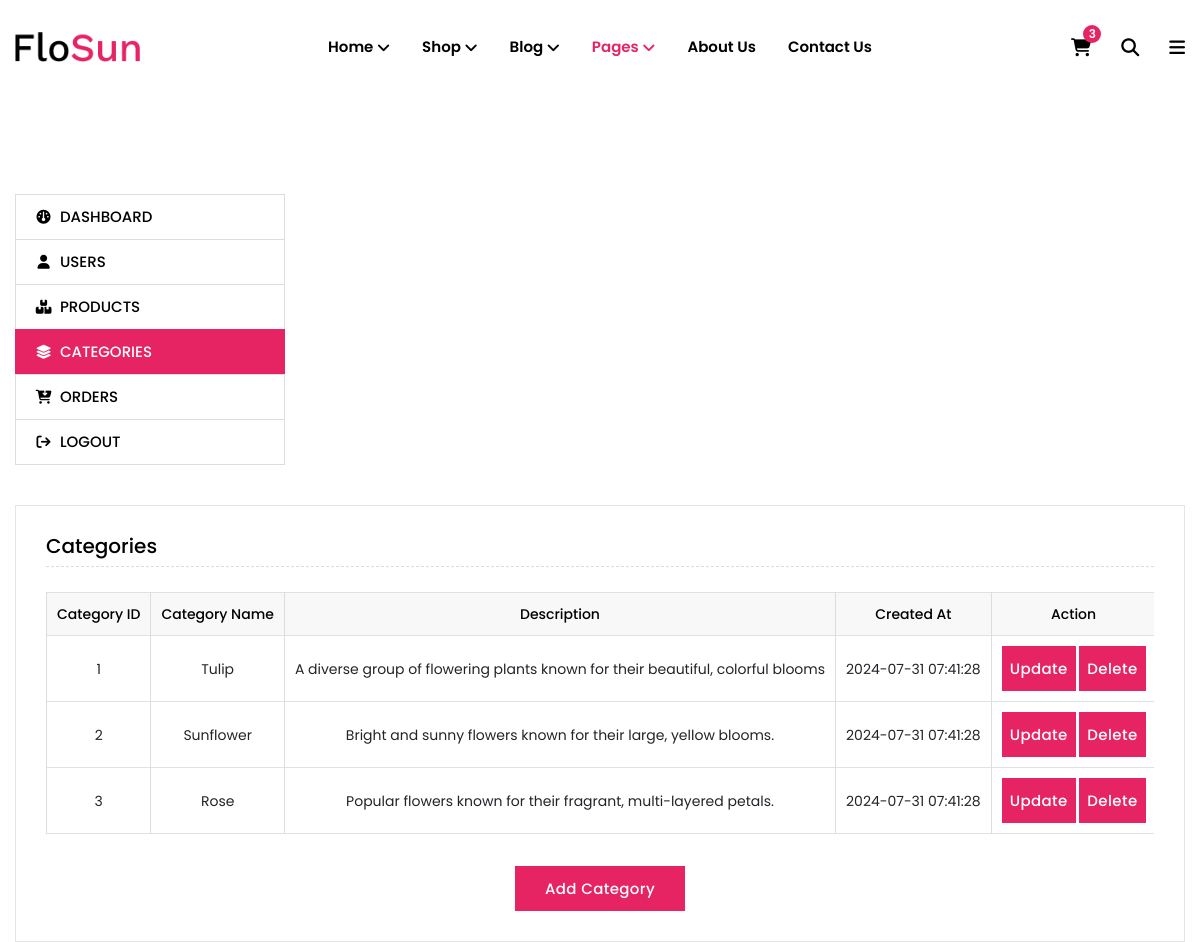
/Admincategories.php (signed in), run on the app's committed database.
### tables this page shows
CREATE TABLE `categories` (
  `category_id` int(11) NOT NULL,
  `name` varchar(50) NOT NULL,
  `description` text DEFAULT NULL,
  `created_at` timestamp NOT NULL DEFAULT current_timestamp()
);

### Admincategories.php (the view, shortened to what this page needs)
<?php
    require_once("config.php");
  function db_get(string $table, string $condition): mixed
    {
        global $conn;
        $sql = "SELECT * FROM categories " .  $condition;
        $query = mysqli_query($conn, $sql);
        $num = mysqli_num_rows($query);
        return [
            'num' => $num,
            'query' => $query
        ];
    }
    $data = db_get("categories","");
?>
<!DOCTYPE html>
<html class="no-js" lang="en">
  <head>
    <link rel="stylesheet" href="assets/css/vendor/bootstrap.min.css" />
    <link rel="stylesheet" href="assets/css/vendor/font.awesome.min.css" />
    <link rel="stylesheet" href="https://cdnjs.cloudflare.com/ajax/libs/font-awesome/6.6.0/css/all.min.css" />
    <link rel="stylesheet" href="assets/css/vendor/linearicons.min.css" />
    <link rel="stylesheet" href="assets/css/plugins/swiper-bundle.min.css" />
    <link rel="stylesheet" href="assets/css/plugins/animate.min.css" />
    <link rel="stylesheet" href="assets/css/plugins/jquery-ui.min.css" />
    <link rel="stylesheet" href="assets/css/plugins/nice-select.min.css" />
    <link rel="stylesheet" href="assets/css/plugins/magnific-popup.css" />
    <link rel="stylesheet" href="assets/css/style.css" />
  </head>
  <body>
     <header class="main-header-area">
      <div class="main-header header-sticky">
        <div class="container custom-area">
          <div class="row align-items-center">
            <div class="col-lg-2 col-xl-2 col-md-6 col-6 col-custom">
              <div class="header-logo d-flex align-items-center">
                <a href="index.html">
                  <img
                    class="img-full"
                    src="assets/images/logo/logo.png"
                    alt="Header Logo"
                  />
                </a>
              </div>
            </div>
            <div
              class="col-lg-8 d-none d-lg-flex justify-content-center col-custom"
            >
              <nav class="main-nav d-none d-lg-flex">
                <ul class="nav">
                  <li>
                    <a href="index.html">
                      <span class="menu-text"> Home</span>
                      <i class="fa fa-angle-down"></i>
                    </a>
                  </li>
                  <li>
                    <a href="shop.html">
                      <span class="menu-text">Shop</span>
                      <i class="fa fa-angle-down"></i>
                    </a>
                  </li>
                  <li>
                    <a href="blog-details-fullwidth.html">
                      <span class="menu-text"> Blog</span>
                      <i class="fa fa-angle-down"></i>
                    </a>
                  </li>
                  <li>
                    <a class="active" href="#">
                      <span class="menu-text"> Pages</span>
                      <i class="fa fa-angle-down"></i>
                    </a>
                  </li>
                  <li>
                    <a href="about-us.html">
                      <span class="menu-text"> About Us</span>
                    </a>
                  </li>
                  <li>
                    <a href="contact-us.html">
                      <span class="menu-text">Contact Us</span>
                    </a>
                  </li>
                </ul>
              </nav>
            </div>
            <div class="col-lg-2 col-md-6 col-6 col-custom">
              <div class="header-right-area main-nav">
                <ul class="nav">
                  <li class="minicart-wrap">
                    <a href="#" class="minicart-btn toolbar-btn">
                      <i class="fa fa-shopping-cart"></i>
                      <span class="cart-item_count">3</span>
                    </a>
                  </li>
                  <li class="sidemenu-wrap">
                    <a href="#"><i class="fa fa-search"></i> </a>
                  </li>
                  <li class="account-menu-wrap d-none d-lg-flex">
                    <a href="#" class="off-canvas-menu-btn">
                      <i class="fa fa-bars"></i>
                    </a>
                  </li>
                </ul>
              </div>
            </div>
          </div>
        </div>
      </div>
    </header>
    <div class="my-account-wrapper mt-no-text">
  <div class="container container-default-2 custom-area">
    <div class="row">
      <div class="col-lg-12 col-custom">
        <div class="myaccount-page-wrapper">
          <div class="row flex-column">
            <div class="col-lg-3 col-md-4 col-custom" style="margin-bottom:40px;">
              <div class="myaccount-tab-menu nav" role="tablist">
                <a href="AdminDashboard.php"><i class="fa fa-dashboard"></i> Dashboard</a>
                <a href="AdminUser.php"><i class="fa fa-user"></i> Users</a>
                <a href="adminProducts.php"><i class="fa-solid fa-boxes-stacked"></i> Products</a>
                <a href="Admincategories.php" class="active"><i class="fa-solid fa-layer-group"></i> Categories</a>
                <a href="AdminOrders.php"><i class="fa fa-cart-arrow-down"></i> Orders</a>
                <a href="logout.php"><i class="fa fa-sign-out"></i> Logout</a>
              </div>
            </div>
            <div class="col-lg-12 col-md-8 col-custom">
              <div class="tab-content" id="myaccountContent">
                <div class="tab-pane fade active show" id="categories" role="tabpanel">
                  <div class="myaccount-content">
                    <h3>Categories</h3>
                    <div class="myaccount-table table-responsive text-center">
                      <table class="table table-bordered table-fixed">
                        <thead class="thead-light">
                          <tr>
                            <th>Category ID</th>
                            <th>Category Name</th>
                            <th class="description-column">Description</th>
                            <th>Created At</th>
                            <th>Action</th>
                          </tr>
                        </thead>
                        <tbody>
                          <?php while ($row = mysqli_fetch_assoc($data['query'])): ?>
                          <tr>
                            <td><?php echo $row['category_id']; ?></td>
                            <td><?php echo $row['name']; ?></td>
                            <td><?php echo $row['description']; ?></td>
                            <td><?php echo $row['created_at']; ?></td>
                            <td>
                              <a href="updateCategory.php?id=<?php echo $row['category_id']; ?>" class="btn flosun-button secondary-btn theme-color rounded-0" style="padding: 0 8px;">Update</a>
                              <a href="deleteCategory.php?id=<?php echo $row['category_id']; ?>" class="btn flosun-button secondary-btn theme-color rounded-0" style="padding: 0 8px;">Delete</a>
                            </td>
                          </tr>
                          <?php endwhile; ?>
                        </tbody>
                      </table>
                    </div>
                    <div class="text-center mt-3">
                      <a href="addCategory.php" class="btn flosun-button secondary-btn theme-color rounded-0">Add Category</a>
                    </div>
                  </div>
                </div>
              </div>
            </div>
          </div>
        </div>
      </div>
    </div>
  </div>
</div>
  </body>
</html>

### data on the page
categories: category_id "1", name "Tulip", description "A diverse group of flowering plants known for their beautiful, colorful blooms", created_at "2024-07-31 07:41:28"
categories: category_id "2", name "Sunflower", description "Bright and sunny flowers known for their large, yellow blooms.", created_at "2024-07-31 07:41:28"
categories: category_id "3", name "Rose", description "Popular flowers known for their fragrant, multi-layered petals.", created_at "2024-07-31 07:41:28"
